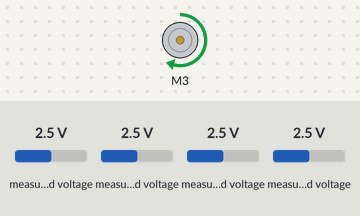
The sketch below on a simulated Arduino Uno, built with avr-gcc and run on an emulated ATmega328P. Shown: DC motor (green arrow = forward, orange = backward, longer = faster). The test bench sets the inputs (shaded band); at power-on: measured voltage 2.5 V. What the sketch prints to the serial monitor is not drawn.

Above: at 0.1 s.
Timing chart, 0 to 1.6 s (numbered marks = the images above):
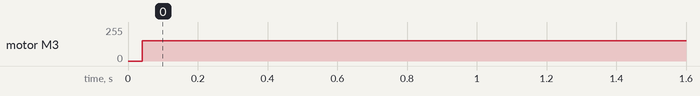

The sketch:

Motor_Turn_Test.ino
```cpp
// (licence header left out)
//
/*
#define RPWM 12 // define pin 3 for RPWM pin (output)
#define R_EN 23 // define pin 2 for R_EN pin (input)
#define R_IS 25 // define pin 5 for R_IS pin (output)

#define LPWM 13 // define pin 6 for LPWM pin (output)
#define L_EN 27 // define pin 7 for L_EN pin (input)
#define L_IS 29 // define pin 8 for L_IS pin (output)

*/

#define RPWM 3 // define pin 3 for RPWM pin (output)
#define R_EN 4 // define pin 2 for R_EN pin (input)
#define R_IS 5 // define pin 5 for R_IS pin (output)

#define LPWM 6 // define pin 6 for LPWM pin (output)
#define L_EN 7 // define pin 7 for L_EN pin (input)
#define L_IS 8 // define pin 8 for L_IS pin (output)

#define CW 1 //do not change
#define CCW 0 //do not change
#define debug 0 //change to 0 to hide serial monitor debugging infornmation or set to 1 to view


#define speedpot      A0       //PIN FOR SPEED POT

#include <RobojaxBTS7960.h>

#include <Wire.h>
#include <Adafruit_ADS1015.h>

Adafruit_ADS1115 ads;  /* Use this for the 16-bit version */
//Adafruit_ADS1015 ads;     /* Use thi for the 12-bit version */


RobojaxBTS7960 motor(R_EN,RPWM,R_IS, L_EN,LPWM,L_IS,debug);


   int speedval = 0;          // VARIABLE INITIALIZAT

void setup() {
  // BTS7960 Motor Control Code by Robojax.com 20190622
  Serial.begin(9600);// setup Serial Monitor to display information

 ads.begin();
   motor.begin();

    // BTS7960 Motor Control Code by Robojax.com 20190622
}

void loop() {
    int16_t adc0, adc1, adc2, adc3;

  adc0 = ads.readADC_SingleEnded(0);
  adc1 = ads.readADC_SingleEnded(1);
  adc2 = ads.readADC_SingleEnded(2);
  adc3 = ads.readADC_SingleEnded(3);


   // BTS7960 Motor Control Code by Robojax.com 20190622

  // float val = analogRead(speedpot);

   if (adc0 > 13415){

    adc0 = ads.readADC_SingleEnded(0);

     speedval = map(adc0,13415,26830,0,60) ;

        motor.rotate(speedval,CCW);


    Serial.print(speedval);
    Serial.print(" ");
        Serial.print("CCW");
    Serial.print(" ");
      Serial.println (adc0);
   }

   if (adc0 < 13415){

    adc0 = ads.readADC_SingleEnded(0);

     speedval = map(adc0,13415,0,0,60) ;

        motor.rotate(speedval,CW);


    Serial.print(speedval);
    Serial.print(" ");
            Serial.print("CW");
    Serial.print(" ");
      Serial.println (adc0);
   }


    Serial.print(speedval);
    Serial.print(" ");
      Serial.println (adc0);

 // BTS7960 Motor Control Code by Robojax.com 20190622
}// loop ends
```

Measured:
- by itself, motor M3: stopped → forward 153/255 at 0.04 s
